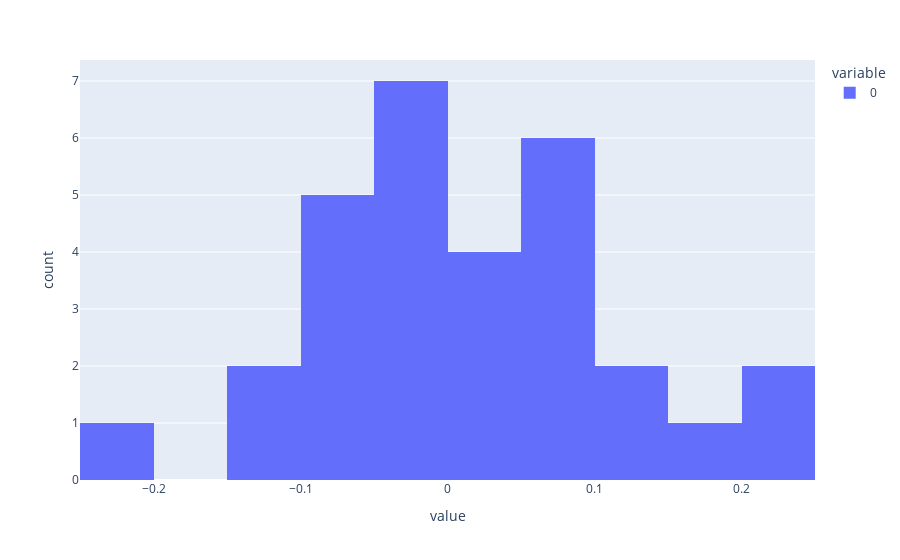

The notebook cell this image was saved under:
### Markdown cell above
Woah, the distribution is suddenly bimodal! All we did was decrease the scale factor of the attitude distribution

Would we have seen this from our original experiment, if we had only run it for more epochs?

### Code cell
more_y_3 = run_simulations(G, 300,0,1,0.17,30)
px.histogram([z[299] for z in more_y_3], nbins = 20)

### Figure 1 — Plotly figure (JSON) as saved in the notebook; plotly's stock layout.template omitted (floating-point values rounded to 4 significant figures)
{"data": [{"alignmentgroup": "True", "bingroup": "x", "hovertemplate": "variable=0<br>value=%{x}<br>count=%{y}<extra></extra>", "legendgroup": "0", "marker": {"color": "#636efa", "pattern": {"shape": ""}}, "name": "0", "nbinsx": 20, "offsetgroup": "0", "orientation": "v", "showlegend": true, "type": "histogram", "x": [0.05467, -0.04933, -0.06667, -0.1267, 0.04533, -0.04667, 0.088, -0.01867, -0.002667, 0.2467, -0.06, -0.07333, 0.188, -0.06933, 0.1013, 0.076, 0.236, -0.01067, 0.01733, 0.06933, -0.008, 0.068, 0.032, -0.1333, -0.084, -0.2053, 0.1413, 0.05867, -0.028, 0.024], "xaxis": "x", "yaxis": "y"}], "layout": {"barmode": "relative", "legend": {"title": {"text": "variable"}, "tracegroupgap": 0}, "margin": {"t": 60}, "xaxis": {"anchor": "y", "domain": [0, 1], "title": {"text": "value"}}, "yaxis": {"anchor": "x", "domain": [0, 1], "title": {"text": "count"}}}}
